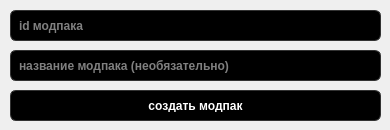
<?xml version="1.0" encoding="UTF-8"?>
<ui version="4.0">
 <class>Form</class>
 <widget class="QWidget" name="Form">
  <property name="geometry">
   <rect>
    <x>0</x>
    <y>0</y>
    <width>390</width>
    <height>130</height>
   </rect>
  </property>
  <property name="minimumSize">
   <size>
    <width>390</width>
    <height>130</height>
   </size>
  </property>
  <property name="maximumSize">
   <size>
    <width>390</width>
    <height>130</height>
   </size>
  </property>
  <property name="windowTitle">
   <string>Form</string>
  </property>
  <property name="windowIcon">
   <iconset>
    <normaloff>assets/frog_launcher_icon.png</normaloff>assets/frog_launcher_icon.png</iconset>
  </property>
  <widget class="QPushButton" name="pushButton_create">
   <property name="geometry">
    <rect>
     <x>10</x>
     <y>90</y>
     <width>371</width>
     <height>31</height>
    </rect>
   </property>
   <property name="font">
    <font>
     <bold>true</bold>
    </font>
   </property>
   <property name="styleSheet">
    <string notr="true">QPushButton {
    background-color: black;
    color: white;
    border: 1px solid #333;
    border-radius: 6px;
    padding: 8px 16px;
    min-width: 80px;
}

QPushButton:hover {
    background-color: #222;
    border: 1px solid #444;
}

QPushButton:pressed {
    background-color: #111;
}

QPushButton:disabled {
    background-color: #333;
    color: #999;
}</string>
   </property>
   <property name="text">
    <string>создать модпак</string>
   </property>
  </widget>
  <widget class="QLineEdit" name="lineEdit_id">
   <property name="geometry">
    <rect>
     <x>10</x>
     <y>10</y>
     <width>371</width>
     <height>31</height>
    </rect>
   </property>
   <property name="font">
    <font>
     <bold>true</bold>
    </font>
   </property>
   <property name="styleSheet">
    <string notr="true">QLineEdit {
    background-color: black;
    color: white;
    border: 1px solid #333;
    border-radius: 6px;
    padding: 6px;
    selection-background-color: #444;
    selection-color: white;
}

QLineEdit:disabled {
    background-color: #333;
    color: #999;
    border: 1px solid #444;
}</string>
   </property>
   <property name="inputMask">
    <string/>
   </property>
   <property name="placeholderText">
    <string>id модпака</string>
   </property>
  </widget>
  <widget class="QLineEdit" name="lineEdit_title_name">
   <property name="geometry">
    <rect>
     <x>10</x>
     <y>50</y>
     <width>371</width>
     <height>31</height>
    </rect>
   </property>
   <property name="font">
    <font>
     <bold>true</bold>
    </font>
   </property>
   <property name="styleSheet">
    <string notr="true">QLineEdit {
    background-color: black;
    color: white;
    border: 1px solid #333;
    border-radius: 6px;
    padding: 6px;
    selection-background-color: #444;
    selection-color: white;
}

QLineEdit:disabled {
    background-color: #333;
    color: #999;
    border: 1px solid #444;
}</string>
   </property>
   <property name="placeholderText">
    <string>название модпака (необязательно)</string>
   </property>
  </widget>
 </widget>
 <resources/>
 <connections/>
</ui>
